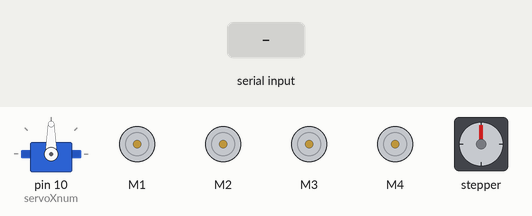
The sketch below on a simulated Arduino Mega 2560, built with avr-gcc and run on an emulated ATmega2560. Parts: servo, 4 × DC motor (green arrow = forward, orange = backward, longer = faster), stepper motor. The test bench sets the inputs (shaded band). Stepper angles assume 100 steps per turn.

Above: at 1.2 s.
1.3 s: "5" received over the second serial link
At 1.45 s:
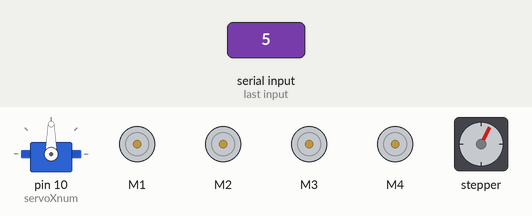
4.3 s: "1" received over the second serial link
At 5.0 s:
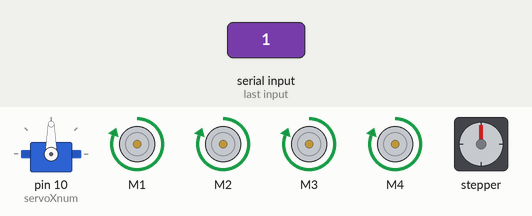
5.8 s: "2" received over the second serial link
At 6.4 s:
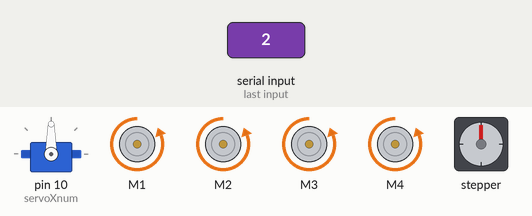
7.3 s: "3" received over the second serial link
At 7.6 s:
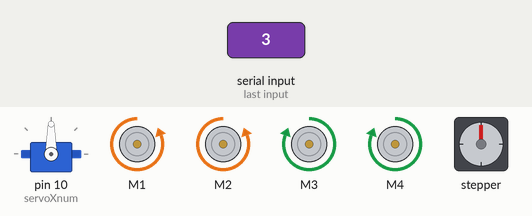
8.8 s: "4" received over the second serial link
At 9.9 s:
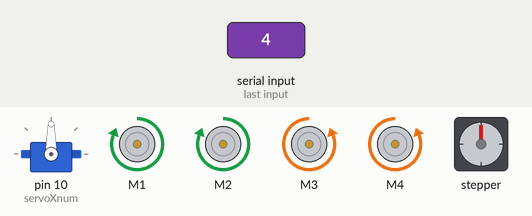
10.3 s: "6" received over the second serial link
At 10.45 s:
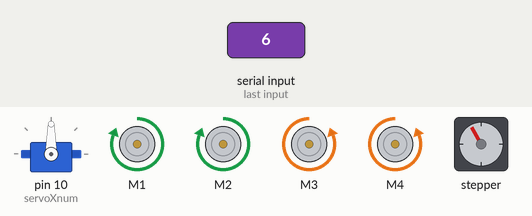
Timing chart, 0 to 60.8 s (numbered marks = the images above; inputs shaded):
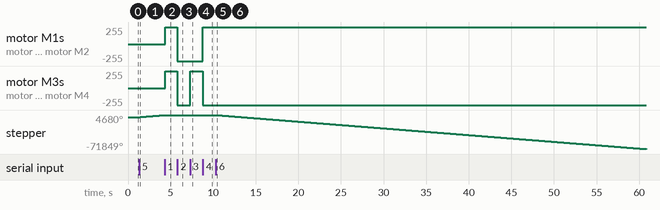

The sketch:

PTA101.ino
```cpp
// this code is for the robotics competition which is exclusive for elex department
// this code won the champion for the fastest category
// PTA 101 which stands for PassTheAdversities 101 - 10 members-1 primary goal

#include <Stepper.h>
#include <AFMotor.h>
#include <Servo.h>

#define STEPS 100
Stepper stepper(STEPS, 22, 23, 24, 25);

int servoXnum = 10;
int rightservo = 9;
int input;
int angle = 90;
int rotation = 0;

AF_DCMotor motor1(1);
AF_DCMotor motor2(2);
AF_DCMotor motor3(3);
AF_DCMotor motor4(4);
Servo servoX;


int pos = 0;    // variable to store the servo position

void setup() {
  stepper.setSpeed(255);
  servoX.attach(servoXnum);

  motor1.setSpeed(200);
  motor2.setSpeed(200);
  motor3.setSpeed(200);
  motor4.setSpeed(200);
  motor1.run(RELEASE);
  motor2.run(RELEASE);
  motor3.run(RELEASE);
  motor4.run(RELEASE);

  Serial1.begin(9600);
}

void loop() {
  uint8_t numspeed = 255  ;

  if (Serial.available() <= 0) {}
  if (Serial1.available() > 0) {
    input = Serial1.read();
  }

  if (input == '0') {
    motor1.setSpeed(numspeed);
    motor2.setSpeed(numspeed);
    motor3.setSpeed(numspeed);
    motor4.setSpeed(numspeed);
    motor1.run(RELEASE);
    motor2.run(RELEASE);
    motor3.run(RELEASE);
    motor4.run(RELEASE);
    stepper.step(0);
  }

  if (input == '1') {
    motor1.setSpeed(numspeed);
    motor2.setSpeed(numspeed);
    motor3.setSpeed(numspeed);
    motor4.setSpeed(numspeed);
    motor1.run(FORWARD);
    motor2.run(FORWARD);
    motor3.run(FORWARD);
    motor4.run(FORWARD);
  }


  if (input == '2') {
    motor1.setSpeed(numspeed);
    motor2.setSpeed(numspeed);
    motor3.setSpeed(numspeed);
    motor4.setSpeed(numspeed);
    motor1.run(BACKWARD);
    motor2.run(BACKWARD);
    motor3.run(BACKWARD);
    motor4.run(BACKWARD);
  }


  if (input == '3') {
    motor1.setSpeed(numspeed);
    motor2.setSpeed(numspeed);
    motor3.setSpeed(numspeed);
    motor4.setSpeed(numspeed);
    motor1.run(BACKWARD);
    motor2.run(BACKWARD);
    motor3.run(FORWARD);
    motor4.run(FORWARD);
  }

  if (input == '4') {
    motor1.setSpeed(numspeed);
    motor2.setSpeed(numspeed);
    motor3.setSpeed(numspeed);
    motor4.setSpeed(numspeed);
    motor1.run(FORWARD);
    motor2.run(FORWARD);
    motor3.run(BACKWARD);
    motor4.run(BACKWARD);
  }

  if (input == '5') {
    stepper.step(50);
  }
  if (input == '6') {
    stepper.step(-50);
  }
}
```

Measured:
- after the input at 1.3 s, stepper: keeps turning clockwise at about 1525°/s, starting at once
- after the input at 4.3 s, motor M1–4: stopped → forward 255/255 after 0.09 s
- after the input at 5.8 s, motor M1–4: forward 255/255 → backward 255/255 at once
- after the input at 7.3 s, motor M3, motor M4: backward 255/255 → forward 255/255 at once
- after the input at 8.8 s, motor M1, motor M2: backward 255/255 → forward 255/255 at once; motor M3, motor M4: forward 255/255 → backward 255/255 at once
- after the input at 10.3 s, stepper: keeps turning counter-clockwise at about 1515°/s, starting at once
